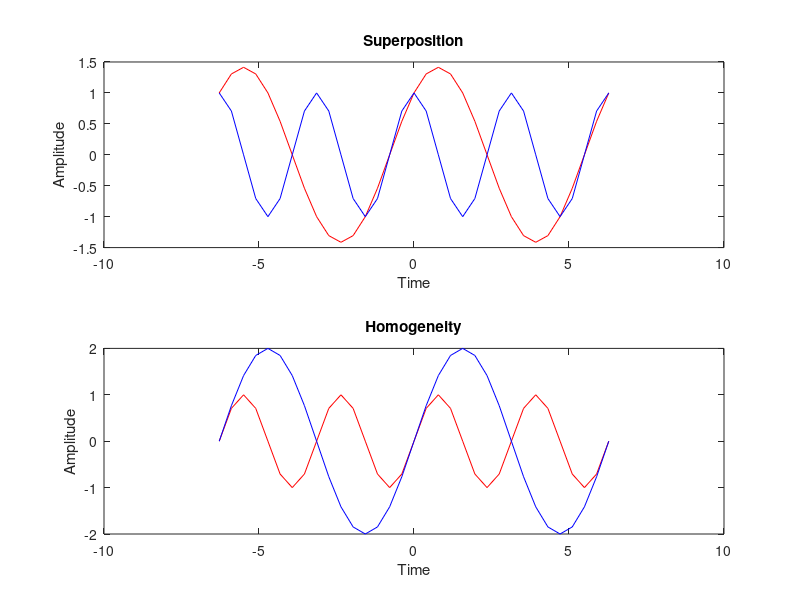

Source code (MATLAB):
%Sine Function-----------------------------------
t=-2*pi : pi/8 : 2*pi;

%Superposition
A=sin(t);
B=sin(t+(pi/2));
y=A+B;
z=sin(t+t+(pi/2));
subplot(2,1,1);
plot(t,y,'r');
hold on;
subplot(2,1,1);
plot(t,z,'b');
hold off;
xlabel('Time');
ylabel('Amplitude');
title('Superposition');


%Homogeneity
a=sin(2*t);
b=2*sin(t);
subplot(2,1,2);
plot(t,a,'r');
hold on;
subplot(2,1,2);
plot(t,b,'b');
hold off;
xlabel('Time');
ylabel('Amplitude');
title('Homogeneity');